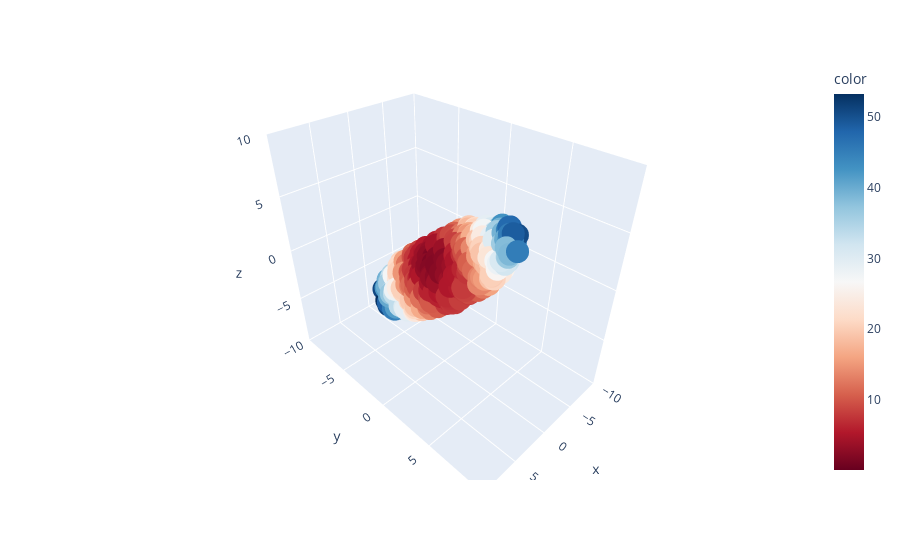

Notebook source saved alongside this figure:
### Markdown cell above
**Visualize the Data (Colorized)**

To give the figure a little more visual pop, the following cell does the same plot, but also assigns a pre-determined color value (that we've arbitrarily chosen) to each point. *These colors do not mean anything important*; they're simply there as a visual aid.

You might find it useful to use the `colorize_surfboard_data` method later in this lab.

### Code cell
# just run this cell (the colorized version of previous cell)
def colorize_surfboard_data(df):
    colors = pd.read_csv("data/surfboard_colors.csv", header = None).values
    df_copy = df.copy()
    df_copy.insert(loc = 3, column = "color", value = colors)
    return df_copy
    
fig = px.scatter_3d(colorize_surfboard_data(surfboard), x='x', y='y', z='z', range_x = [-10, 10], range_y = [-10, 10], range_z = [-10, 10], color = "color", color_continuous_scale = 'RdBu')
fig.show()

### Figure 1 — Plotly figure (JSON) as saved in the notebook; plotly's stock layout.template omitted (floating-point values rounded to 4 significant figures; data arrays with more than 128 entries replaced by an {"elided": "..."} marker saying what was removed)
{"data": [{"hovertemplate": "x=%{x}<br>y=%{y}<br>z=%{z}<br>color=%{marker.color}<extra></extra>", "legendgroup": "", "marker": {"color": {"elided": "1000 float values"}, "coloraxis": "coloraxis", "symbol": "circle"}, "mode": "markers", "name": "", "scene": "scene", "showlegend": false, "type": "scatter3d", "x": {"elided": "1000 float values"}, "y": {"elided": "1000 float values"}, "z": {"elided": "1000 float values"}}], "layout": {"coloraxis": {"colorbar": {"title": {"text": "color"}}, "colorscale": [[0, "rgb(103,0,31)"], [0.1, "rgb(178,24,43)"], [0.2, "rgb(214,96,77)"], [0.3, "rgb(244,165,130)"], [0.4, "rgb(253,219,199)"], [0.5, "rgb(247,247,247)"], [0.6, "rgb(209,229,240)"], [0.7, "rgb(146,197,222)"], [0.8, "rgb(67,147,195)"], [0.9, "rgb(33,102,172)"], [1, "rgb(5,48,97)"]]}, "legend": {"tracegroupgap": 0}, "margin": {"t": 60}, "scene": {"domain": {"x": [0, 1], "y": [0, 1]}, "xaxis": {"range": [-10, 10], "title": {"text": "x"}}, "yaxis": {"range": [-10, 10], "title": {"text": "y"}}, "zaxis": {"range": [-10, 10], "title": {"text": "z"}}}}}
